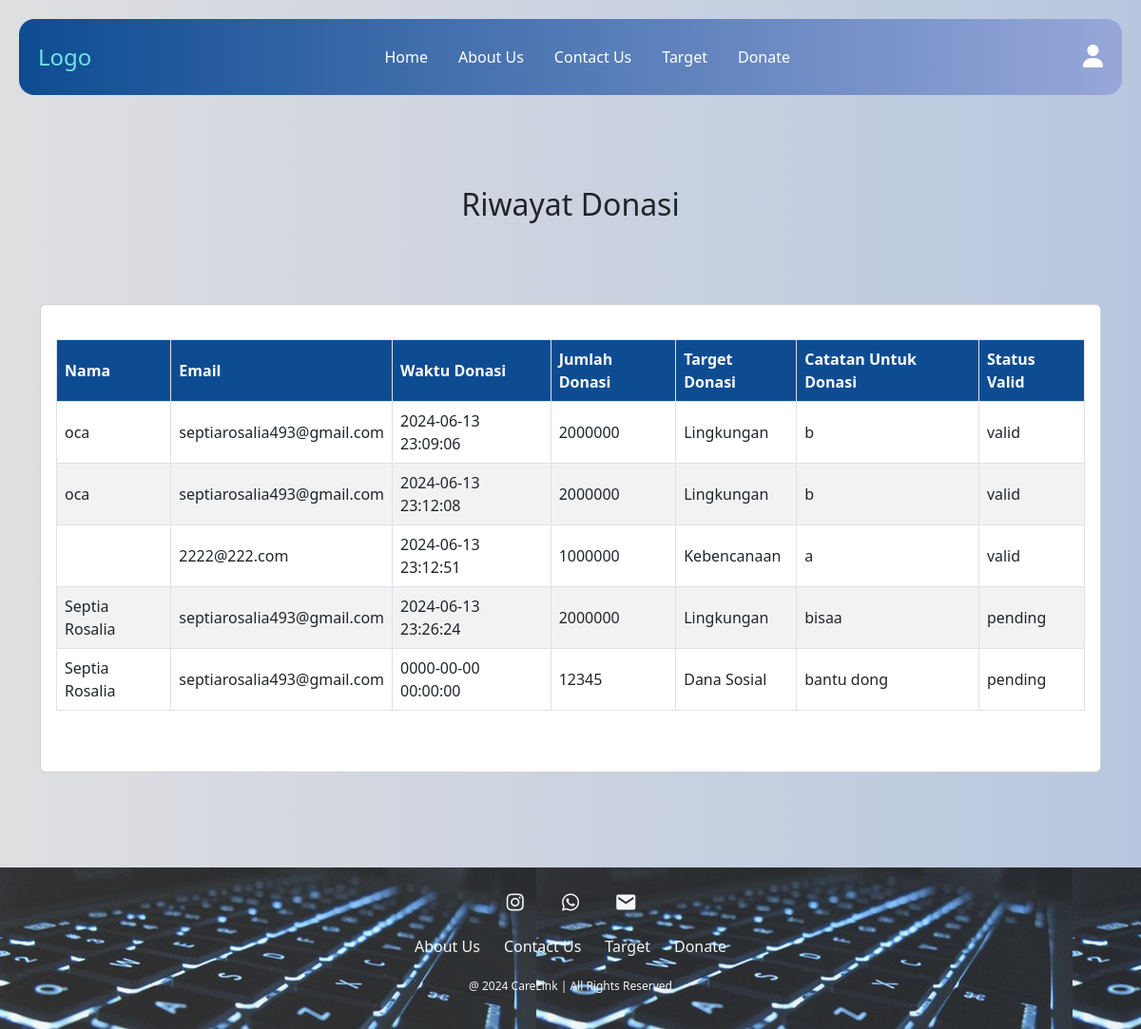
Page /User/riwayat_donate.php on the committed database.
### tables this page shows
CREATE TABLE `donasi` (
  `id` int(11) NOT NULL,
  `name` varchar(50) DEFAULT NULL,
  `status` varchar(50) NOT NULL,
  `date_time` datetime NOT NULL,
  `jumlah_donasi` double NOT NULL,
  `target_donasi` varchar(255) NOT NULL,
  `email` varchar(100) DEFAULT NULL,
  `notes` varchar(255) DEFAULT NULL,
  `validation_status` varchar(20) DEFAULT 'pending',
  `file_path` varchar(255) DEFAULT NULL
);

### User/riwayat_donate.php (the view, shortened to what this page needs)
<!doctype html>
<html lang="en">
<head>
    <link href="https://cdn.jsdelivr.net/npm/bootstrap@5.3.3/dist/css/bootstrap.min.css" rel="stylesheet">
    <link href="style.css" rel="stylesheet">
    <link href='https://unpkg.com/boxicons@2.1.4/css/boxicons.min.css' rel='stylesheet'>
    <link rel="stylesheet" href="https://cdnjs.cloudflare.com/ajax/libs/font-awesome/6.0.0-beta3/css/all.min.css">
</head>
<body>
    <nav class="navbar navbar-expand-lg fixed-top">
        <div class="container-fluid">
            <a class="navbar-brand" href="#">Logo</a>
            <div class="offcanvas offcanvas-end" tabindex="-1" id="offcanvasNavbar" aria-labelledby="offcanvasNavbarLabel">
                <div class="offcanvas-body d-flex justify-content-between align-items-center">
                    <ul class="navbar-nav justify-content-center flex-grow-1 pe-3">
                        <li class="nav-item">
                            <a class="nav-link mx-lg-2" aria-current="page" href="Home.html">Home</a>
                        </li>
                        <li class="nav-item">
                            <a class="nav-link mx-lg-2" href="About Us.html">About Us</a>
                        </li>
                        <li class="nav-item">
                            <a class="nav-link mx-lg-2" href="Contact_Us.html">Contact Us</a>
                        </li>
                        <li class="nav-item">
                            <a class="nav-link mx-lg-2" href="Target.html">Target</a>
                        </li>
                        <li class="nav-item">
                            <a class="nav-link mx-lg-2" href="form_donate.php">Donate</a>
                        </li>
                    </ul>
                    <a class="nav-link mx-lg-2" href="#" id="profileIcon">
                        <i class="fas fa-user"></i>
                    </a>
                </div>
            </div>
        </div>
    </nav>
    <section class="donate-section">
        <div class="container text-left-align">
            <section class="donasi-sekarang text-center py-5 mt-5">
                <h2>Riwayat Donasi</h2>
            </section>
            <div class="card">
                <div class="card-body">
                    <div class="row">
                        <div class="col">
                            <?php
                            include("koneksi.php");
                            $result = $conn->query("SELECT * FROM donasi");
                            if ($result->num_rows > 0) {
                                echo '<table class="donation-table">';
                                echo '<thead><tr><th>Nama</th><th>Email</th><th>Waktu Donasi</th><th>Jumlah Donasi</th><th>Target Donasi</th><th>Catatan Untuk Donasi</th><th>Status Valid</th></tr></thead>';
                                echo '<tbody>';
                                while ($row = $result->fetch_assoc()) {
                                    echo '<tr>';
                                    echo '<td>' . $row["name"] . '</td>';
                                    echo '<td>' . $row["email"] . '</td>';
                                    echo '<td>' . $row["date_time"] . '</td>';
                                    echo '<td>' . $row["jumlah_donasi"] . '</td>';
                                    echo '<td>' . $row["target_donasi"] . '</td>';
                                    echo '<td>' . $row["notes"] . '</td>';
                                    echo '<td>' . $row["validation_status"] . '</td>';
                                    echo '</tr>';
                                }
                                echo '</tbody>';
                                echo '</table>';
                            } else {
                                echo "Tidak ada riwayat donasi.";
                            }
                            ?>
                            <br><br>
                        </div>
                    </div>
                </div>
            </div>
        </div>
    </section>
    <footer class="footer">
      <div class="social">
          <a href="https://www.instagram.com/septia_rosalia39?igsh=MXM0cjIwbHlla3pkdA%3D%3D&utm_source=qr"><i
                  class='bx bxl-instagram'></i></a>
          <a href="http://wa.me/82282126810"><i class='bx bxl-whatsapp'></i></a>
          <a href="mailto:septiarosalia493@gmail.com"><i class='bx bxs-envelope'></i></a>
      </div>
      <ul class="list">
          <li>
              <a href="about.html">About Us</a>
          </li>
          <li>
              <a href="Contact_Us.html">Contact Us</a>
          </li>
          <li>
              <a href="">Target</a>
          </li>
          <li>
            <a href="">Donate</a>
        </li>
      </ul>
      <p class="copyright">@ 2024 CareLink | All Rights Reserved</p>
    </footer>
</body>
</html>

### User/style.css (style rules this page uses)
.navbar { background-image: linear-gradient(to right, #0e4c92, #97a7d9); height: 80px; margin: 20px; border-radius: 16px; }
.navbar-brand { font-weight: 500; color: rgb(113, 227, 227); font-size: 24px; transition: 0.3s color; padding: 0.5rem; }
.nav-link { color: rgb(255, 255, 255); font-weight: 500; position: relative; }
@media (min-width: 991px) { .nav-link::before { content: ""; position: absolute; bottom: -2px; left: 0; width: 0; height: 2px; background-color: darkslategrey; visibility: hidden; transition: width 0.3s ease-in-out; } }
.navbar .nav-link i.fas.fa-user { font-size: 1.5rem; color: #ffffff; }

### User/riwayat_donate.php (style rules this page uses)
html, body { height: 100%; margin: 0; background-image: linear-gradient(to left, #b8c7df, #dfdfe1); }
body { display: flex; flex-direction: column; }
.navbar { background-image: linear-gradient(to right, #0e4c92, #97a7d9); height: 80px; margin: 20px; border-radius: 16px; }
.navbar-brand { font-weight: 500; color: rgb(113, 227, 227); font-size: 24px; transition: 0.3s color; padding: 0.5rem; }
.nav-link { color: rgb(255, 255, 255); font-weight: 500; position: relative; }
i.fas.fa-user { font-size: 1.5rem; color: #ffffff; }
@media (min-width: 991px) { .nav-link::before { content: ""; position: absolute; bottom: -2px; left: 0; width: 0; height: 2px; background-color: darkslategrey; visibility: hidden; transition: width 0.3s ease-in-out; } }
.donate-section { padding: 100px 0; }
.donation-table { width: 100%; margin-top: 20px; border-collapse: collapse; }
.donation-table th, .donation-table td { border: 1px solid #dee2e6; padding: 8px; text-align: left; }
.donation-table th { background-color: #0e4c92; color: white; }
.donation-table tbody tr:nth-child(even) { background-color: #f2f2f2; }
.donasi-sekarang { text-align: center; padding: 20px 0; margin-bottom: 30px; }
.footer { background-image: url('background.jpg'); opacity: 80%; background-color: black; color: white; text-align: center; padding: 20px; display: flex; flex-direction: column; align-items: center; }
.footer .social a { color: white; margin: 0 15px; font-size: 24px; display: inline-block; margin-bottom: 15px; }
.footer ul { list-style: none; padding: 0; display: flex; justify-content: center; gap: 5px; }
.footer ul li { display: inline; }
.footer ul li a { color: white; text-decoration: none; padding: 5px 10px; margin-top: 20px; }
.footer p { margin-top: 5px; font-size: 12px; }

### rows in the picture
donasi: name "oca", email "septiarosalia493@gmail.com", date_time "2024-06-13 23:09:06", jumlah_donasi "2000000", target_donasi "Lingkungan", notes "b", validation_status "valid"
donasi: name "oca", email "septiarosalia493@gmail.com", date_time "2024-06-13 23:12:08", jumlah_donasi "2000000", target_donasi "Lingkungan", notes "b", validation_status "valid"
donasi: email "2222@222.com", date_time "2024-06-13 23:12:51", jumlah_donasi "1000000", target_donasi "Kebencanaan", notes "a", validation_status "valid"
donasi: name "Septia Rosalia", email "septiarosalia493@gmail.com", date_time "2024-06-13 23:26:24", jumlah_donasi "2000000", target_donasi "Lingkungan", notes "bisaa", validation_status "pending"
donasi: name "Septia Rosalia", email "septiarosalia493@gmail.com", date_time "0000-00-00 00:00:00", jumlah_donasi "12345", target_donasi "Dana Sosial", notes "bantu dong", validation_status "pending"
